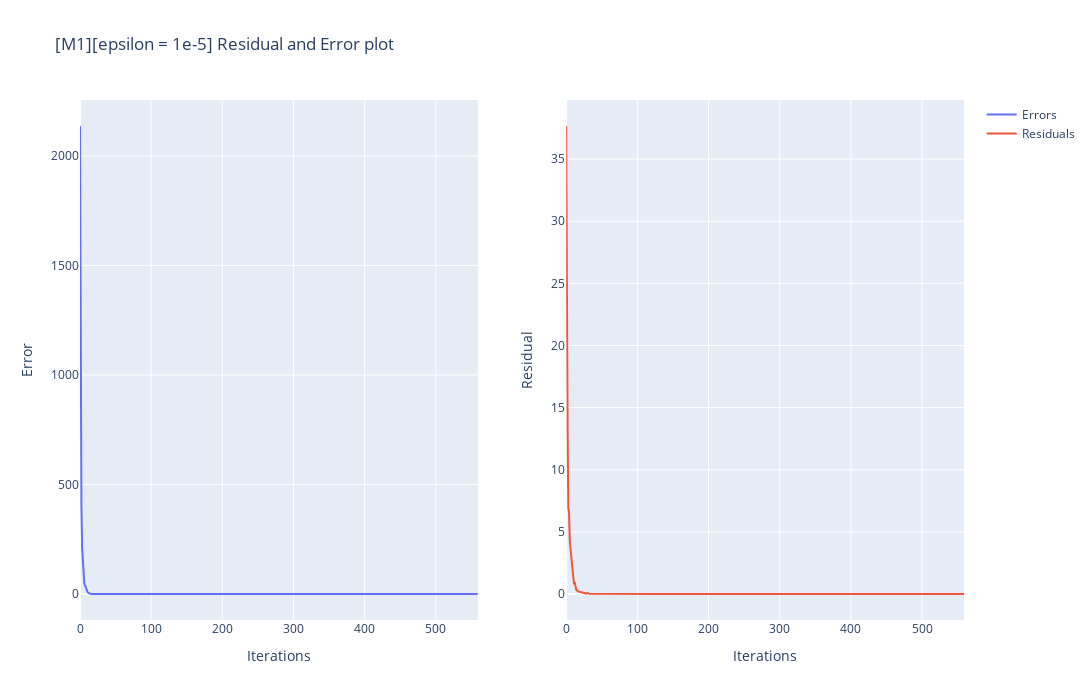

The notebook cell saved with this chart:
### Code cell
fig = make_subplots(rows=1, cols=2, shared_xaxes=False)
fig.add_trace( go.Scatter(x=list(range(0,len(errors_m1))), y=errors_m1,name="Errors"),
    row=1, col=1)
fig.add_trace(
    go.Scatter(x=list(range(0,len(residual_m1))), y=residual_m1,name="Residuals"), row=1, col=2
)
fig.update_xaxes(title_text="Iterations", row=1, col=1)
fig.update_yaxes(title_text="Error", row=1, col=1)
fig.update_xaxes(title_text="Iterations", row=1, col=2)
fig.update_yaxes(title_text="Residual", row=1, col=2)
fig.update_layout(height=700, width=1800,title_text="[M1][epsilon = 1e-5] Residual and Error plot").show()

### Figure 1 — Plotly figure (JSON) as saved in the notebook; plotly's stock layout.template omitted (floating-point values rounded to 4 significant figures; data arrays with more than 128 entries replaced by an {"elided": "..."} marker saying what was removed)
{"data": [{"name": "Errors", "type": "scatter", "x": {"elided": "560 int values"}, "xaxis": "x", "y": {"elided": "560 float values"}, "yaxis": "y"}, {"name": "Residuals", "type": "scatter", "x": {"elided": "560 int values"}, "xaxis": "x2", "y": {"elided": "560 float values"}, "yaxis": "y2"}], "layout": {"height": 700, "title": {"text": "[M1][epsilon = 1e-5] Residual and Error plot"}, "width": 1800, "xaxis": {"anchor": "y", "domain": [0, 0.45], "title": {"text": "Iterations"}}, "xaxis2": {"anchor": "y2", "domain": [0.55, 1], "title": {"text": "Iterations"}}, "yaxis": {"anchor": "x", "domain": [0, 1], "title": {"text": "Error"}}, "yaxis2": {"anchor": "x2", "domain": [0, 1], "title": {"text": "Residual"}}}}
